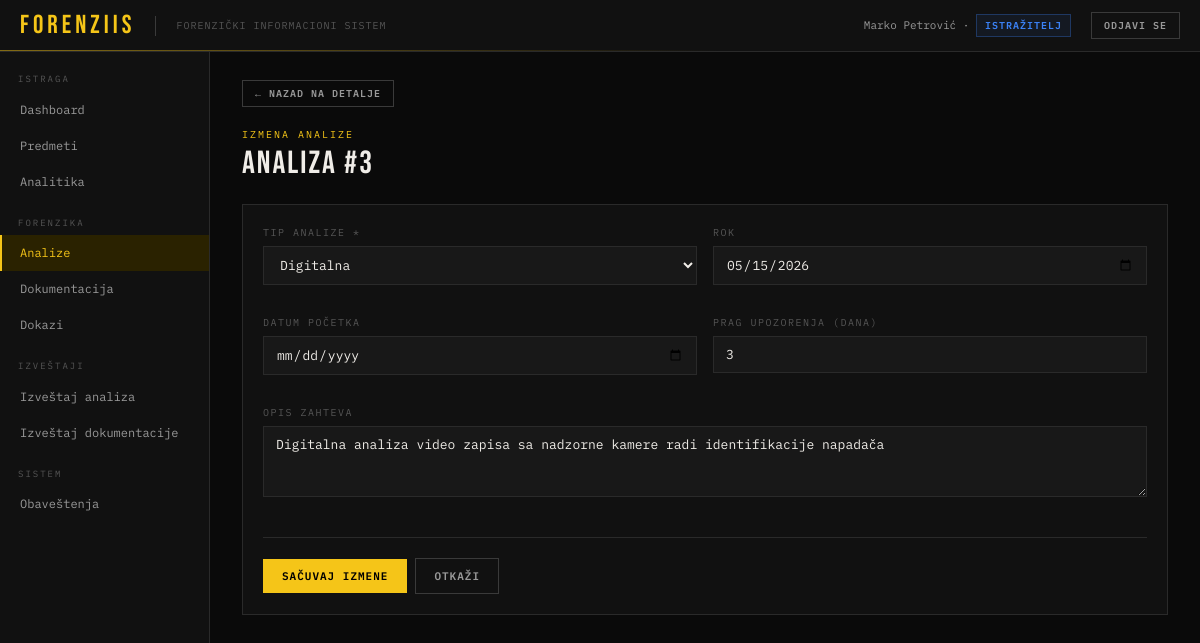
Screenshot of /?page=analiza-izmeni&id=3 (signed in) with the database file from the repository.
### tables this page shows
CREATE TABLE korisnik (
    id              INT AUTO_INCREMENT PRIMARY KEY,
    ime             VARCHAR(255) NOT NULL,
    prezime         VARCHAR(255) NOT NULL,
    email           VARCHAR(255) NOT NULL UNIQUE,
    kor_ime         VARCHAR(255) NULL UNIQUE,
    lozinka_hash    VARCHAR(255) NOT NULL,
    uloga           ENUM('ADMINISTRATOR','ISTRAZITELJ','TEHNICAR','VESTAK') NOT NULL,
    aktivan         BOOLEAN NOT NULL DEFAULT TRUE,
    datum_kreiranja DATETIME NOT NULL DEFAULT NOW()
);

CREATE TABLE zahtev_za_analizu (
    id                    INT AUTO_INCREMENT PRIMARY KEY,
    opis                  TEXT NULL,
    tip_analize           ENUM('BALISTICKA','DNK','DIGITALNA','HEMIJSKA','TOKSIKOLOSKA','DOKUMENTOLOSKA','DRUGA') NOT NULL,
    datum_kreiranja       DATETIME NOT NULL DEFAULT NOW(),
    datum_pocetka         DATETIME NULL,
    rok                   DATETIME NULL,
    status                ENUM('KREIRAN','DODELJEN','U_TOKU','ZAVRSEN','PREKORACEN','ODBIJEN') NOT NULL DEFAULT 'KREIRAN',
    prag_upozorenja_dana  INT NOT NULL DEFAULT 3,
    istrazitelj_id        INT NOT NULL,
    dokaz_id              INT NOT NULL,
    predmet_id            INT NOT NULL,
    vestak_id             INT NULL,
    FOREIGN KEY (istrazitelj_id) REFERENCES istrazitelj(id_korisnik),
    FOREIGN KEY (dokaz_id) REFERENCES dokaz(id),
    FOREIGN KEY (predmet_id) REFERENCES predmet(id),
    FOREIGN KEY (vestak_id) REFERENCES vestak(id_korisnik)
);

### index.php (called while the page is built, shortened)
<?php
require_once __DIR__ . '/config.php';
require_once __DIR__ . '/helpers.php';
$page   = $_GET['page']   ?? 'dashboard';
require __DIR__ . '/layout/header.php';
require __DIR__ . "/pages/{$page}.php";
require __DIR__ . '/layout/footer.php';

### helpers.php (called while the page is built, shortened)
<?php
function e(?string $str): string
{
    return htmlspecialchars($str ?? '', ENT_QUOTES, 'UTF-8');
}
function tipAnalizeLabel(string $tip): string
{
    $mapa = [
        'BALISTICKA'     => 'Balistička',
        'DNK'            => 'DNK',
        'DIGITALNA'      => 'Digitalna',
        'HEMIJSKA'       => 'Hemijska',
        'TOKSIKOLOSKA'   => 'Toksikološka',
        'DOKUMENTOLOSKA' => 'Dokumentološka',
        'DRUGA'          => 'Druga',
    ];
    return $mapa[$tip] ?? $tip;
}
function ulogaLabel(string $uloga): string
{
    $mapa = [
        'ADMINISTRATOR' => 'Administrator',
        'ISTRAZITELJ'   => 'Istražitelj',
        'TEHNICAR'      => 'Tehničar',
        'VESTAK'        => 'Veštak',
    ];
    return $mapa[$uloga] ?? $uloga;
}
function ulogaBadge(string $uloga): string
{
    $mapa = [
        'ADMINISTRATOR' => 'badge-red',
        'ISTRAZITELJ'   => 'badge-blue',
        'TEHNICAR'      => 'badge-green',
        'VESTAK'        => 'badge-purple',
    ];
    return $mapa[$uloga] ?? 'badge-gray';
}

### pages/analiza-izmeni.php (the view, shortened to what this page needs)
<?php
$zahtevId = (int)($_GET['id'] ?? 0);
$stmt = $conn->prepare("SELECT * FROM zahtev_za_analizu WHERE id = ?");
$stmt->bind_param('i', $zahtevId);
$stmt->execute();
$zahtev = $stmt->get_result()->fetch_assoc();
?>
<div class="page-breadcrumb">
    <a href="?page=analiza-detalji&id=<?= $zahtevId ?>" class="btn btn-ghost btn-sm">&larr; Nazad na detalje</a>
</div>
<div class="page-eyebrow">Izmena analize</div>
<div class="page-title">Analiza #<?= $zahtevId ?></div>
<div class="card">
    <div class="card-body">
        <form method="POST" action="?page=analiza-izmeni&id=<?= $zahtevId ?>">
            <div class="form-grid">
                <div class="form-group">
                    <label>Tip analize *</label>
                    <select name="tip_analize" id="sel-tip" required>
                        <?php foreach (['BALISTICKA','DNK','DIGITALNA','HEMIJSKA','TOKSIKOLOSKA','DOKUMENTOLOSKA','DRUGA'] as $t): ?>
                        <option value="<?= $t ?>" <?= $zahtev['tip_analize'] === $t ? 'selected' : '' ?>><?= tipAnalizeLabel($t) ?></option>
                        <?php endforeach; ?>
                    </select>
                </div>
                <div class="form-group">
                    <label>Rok</label>
                    <input type="date" name="rok" value="<?= $zahtev['rok'] ? date('Y-m-d', strtotime($zahtev['rok'])) : '' ?>" min="<?= date('Y-m-d') ?>">
                </div>
                <div class="form-group">
                    <label>Datum početka</label>
                    <input type="date" name="datum_pocetka" value="<?= $zahtev['datum_pocetka'] ? date('Y-m-d', strtotime($zahtev['datum_pocetka'])) : '' ?>">
                </div>
                <div class="form-group">
                    <label>Prag upozorenja (dana)</label>
                    <input type="number" name="prag_upozorenja_dana" value="<?= $zahtev['prag_upozorenja_dana'] ?>" min="1" max="30">
                </div>
                <div class="form-group full">
                    <label>Opis zahteva</label>
                    <textarea name="opis" rows="3" placeholder="Opišite šta treba analizirati, posebne napomene za veštaka..."><?= e($zahtev['opis'] ?? '') ?></textarea>
                </div>
            </div>
            <div class="action-bar">
                <button type="submit" class="btn btn-primary">Sačuvaj izmene</button>
                <a href="?page=analiza-detalji&id=<?= $zahtevId ?>" class="btn btn-ghost">Otkaži</a>
            </div>
        </form>
    </div>
</div>

### layout/header.php (shortened to what this page needs)
<?php
$neprocitanaQuery = $conn->prepare("SELECT COUNT(*) as cnt FROM obavestenje WHERE korisnik_id = ? AND procitano = 0");
$neprocitanaQuery->bind_param('i', $_SESSION['user_id']);
$neprocitanaQuery->execute();
$neprocitanaBroj = $neprocitanaQuery->get_result()->fetch_assoc()['cnt'];
$kq = $conn->prepare("SELECT id, ime, prezime, email, uloga FROM korisnik WHERE id = ?");
$kq->bind_param('i', $_SESSION['user_id']);
$kq->execute();
$korisnik = $kq->get_result()->fetch_assoc();
?>
<!DOCTYPE html>
<html lang="sr">
<head>
</head>
<body>
<div id="app">
<div class="topbar">
    <div class="topbar-logo">ForenzIIS</div>
    <div class="topbar-system">Forenzički informacioni sistem</div>
    <div class="topbar-user">
        <?= e($korisnik['ime'] . ' ' . $korisnik['prezime']) ?> · <span class="badge <?= ulogaBadge($korisnik['uloga']) ?>"><?= e(ulogaLabel($korisnik['uloga'])) ?></span>
    </div>
    <a href="?page=logout" class="btn btn-ghost btn-sm">Odjavi se</a>
</div>
<div class="body-wrap">
<div class="sidebar">
<?php
$uloga = $_SESSION['uloga'];
if ($uloga === 'ADMINISTRATOR'):
?>
    <div class="sidebar-section">Administracija</div>
    <a href="?page=dashboard" class="nav-item <?= $page === 'dashboard' ? 'active' : '' ?>">Dashboard</a>
    <a href="?page=korisnik-novi" class="nav-item <?= $page === 'korisnik-novi' ? 'active' : '' ?>">Novi korisnik</a>
    <a href="?page=izvestaj-analize" class="nav-item <?= $page === 'izvestaj-analize' ? 'active' : '' ?>">Izveštaj analiza</a>
    <a href="?page=izvestaj-dokumentacije" class="nav-item <?= $page === 'izvestaj-dokumentacije' ? 'active' : '' ?>">Izveštaj dokumentacije</a>
    <a href="?page=analitika" class="nav-item <?= $page === 'analitika' ? 'active' : '' ?>">Analitika</a>
    <div class="sidebar-section">Predmeti</div>
    <a href="?page=predmeti" class="nav-item <?= $page === 'predmeti' || strpos($page, 'predmet-') === 0 ? 'active' : '' ?>">Predmeti</a>
    <div class="sidebar-section">Forenzika</div>
    <a href="?page=dokazi" class="nav-item <?= $page === 'dokazi' || strpos($page, 'dokaz-') === 0 ? 'active' : '' ?>">Dokazi</a>
    <a href="?page=analize" class="nav-item <?= $page === 'analize' || strpos($page, 'analiza-') === 0 ? 'active' : '' ?>">Analize</a>
    <a href="?page=dokumentacija" class="nav-item <?= $page === 'dokumentacija' || strpos($page, 'dokument-') === 0 ? 'active' : '' ?>">Dokumentacija</a>
    <a href="?page=dokazi-zahtevi" class="nav-item <?= $page === 'dokazi-zahtevi' ? 'active' : '' ?>">Zahtevi za dokaze</a>
    <div class="sidebar-section">Sistem</div>
    <a href="?page=tagovi" class="nav-item <?= $page === 'tagovi' || $page === 'tag-novi' ? 'active' : '' ?>">Tagovi</a>
    <a href="?page=obavestenja" class="nav-item <?= $page === 'obavestenja' ? 'active' : '' ?>">Obaveštenja<?php if ($neprocitanaBroj > 0): ?> <span class="nav-badge"><?= $neprocitanaBroj ?></span><?php endif; ?></a>
<?php elseif ($uloga === 'ISTRAZITELJ'): ?>
    <div class="sidebar-section">Istraga</div>
    <a href="?page=dashboard" class="nav-item <?= $page === 'dashboard' ? 'active' : '' ?>">Dashboard</a>
    <a href="?page=predmeti" class="nav-item <?= $page === 'predmeti' || strpos($page, 'predmet-') === 0 ? 'active' : '' ?>">Predmeti</a>
    <a href="?page=analitika" class="nav-item <?= $page === 'analitika' ? 'active' : '' ?>">Analitika</a>
    <div class="sidebar-section">Forenzika</div>
    <a href="?page=analize" class="nav-item <?= $page === 'analize' || strpos($page, 'analiza-') === 0 ? 'active' : '' ?>">Analize</a>
    <a href="?page=dokumentacija" class="nav-item <?= $page === 'dokumentacija' || strpos($page, 'dokument-') === 0 ? 'active' : '' ?>">Dokumentacija</a>
    <a href="?page=dokazi" class="nav-item <?= $page === 'dokazi' || strpos($page, 'dokaz-') === 0 ? 'active' : '' ?>">Dokazi</a>
    <div class="sidebar-section">Izveštaji</div>
    <a href="?page=izvestaj-analize" class="nav-item <?= $page === 'izvestaj-analize' ? 'active' : '' ?>">Izveštaj analiza</a>
    <a href="?page=izvestaj-dokumentacije" class="nav-item <?= $page === 'izvestaj-dokumentacije' ? 'active' : '' ?>">Izveštaj dokumentacije</a>
    <div class="sidebar-section">Sistem</div>
    <a href="?page=obavestenja" class="nav-item <?= $page === 'obavestenja' ? 'active' : '' ?>">Obaveštenja<?php if ($neprocitanaBroj > 0): ?> <span class="nav-badge"><?= $neprocitanaBroj ?></span><?php endif; ?></a>
<?php endif; ?>
</div>
<div class="main">

### rows the page displays
korisnik: ime+prezime "Marko Petrović", uloga "ISTRAŽITELJ"
zahtev_za_analizu: rok "05/15/2026", prag_upozorenja_dana "3", opis "Digitalna analiza video zapisa sa nadzorne kamere radi identifikacije napadača"

### other values shown
$zahtevId "3"
form field tip_analize "Digitalna"
